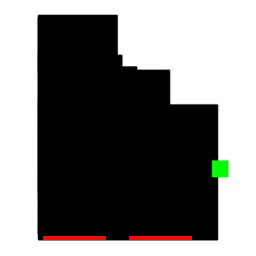
#> input picture uploads/upload_001.png, 256 x 256 px
$ python -i customize_image.py   (imports and definitions only)
#> lines starting #> are read from the running program, lines starting #| are printed output that depends on the picture
from PIL import Image
import os

def crop_and_resize(image_path):
    # Open the image
#> called with image_path = 'uploads/upload_001.png'
    image = Image.open(image_path)
#> image is the input picture: PIL image 256x256 RGB; mean R, G, B 124.8, 124.2, 123
    # Convert image to RGB mode if it's not already in that mode
    image = image.convert("RGB")

    # Get the image data
    pixels = image.load()
    width, height = image.size
#> width = 256; height = 256

    # Make white background
    for x in range(width):
        for y in range(height):
            # Get the RGB values of the pixel
            r, g, b = pixels[x, y]
            # Check if the pixel color matches the old color
            if 220 <= r < 255 and 220 <= g < 255 and 220 <= b < 255:
                # Change the pixel color to the new color
                pixels[x, y] = (255, 255, 255)

    # Define the minimum and maximum x and y coordinates for non-white pixels
    min_x = width
#> min_x = 256
    max_x = 0
    min_y = height
#> min_y = 256
    max_y = 0

    # Iterate over each pixel in the image to find the bounding box of non-white pixels
    for x in range(width):
        for y in range(height):
            r, g, b = image.getpixel((x, y))
            if r != 255 or g != 255 or b != 255:  # If not white
                min_x = min(min_x, x)
                max_x = max(max_x, x)
                min_y = min(min_y, y)
                max_y = max(max_y, y)

    # Crop the image using the bounding box
    image = image.crop((min_x, min_y, max_x, max_y))
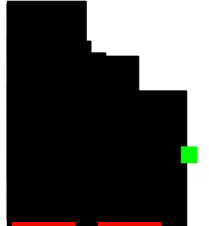
#> image: PIL image 209x226 RGB; mean R, G, B 75, 74, 72.4

    # Determine the size of the square image
    padding = 10
    size = max(max_x - min_x + padding, max_y - min_y + padding)
#> size = 236

    # Create a new square image with white background
    new_image = Image.new("RGB", (size, size), (255, 255, 255))
#> new_image: PIL image 236x236 RGB; every value is 255

    # Paste the cropped image onto the center of the new square image
    new_image.paste(image, ((size - (max_x - min_x)) // 2, (size - (max_y - min_y)) // 2))
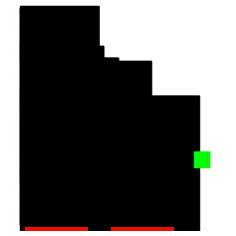
#> new_image: PIL image 236x236 RGB; mean R, G, B 102.3, 101.5, 100.1

    # Resize the image to 256x256
    new_image = new_image.resize((256, 256))
#> new_image: PIL image 256x256 RGB

    # Save the modified image
    new_image.save(image_path)

>>> result = crop_and_resize('uploads/upload_001.png')
